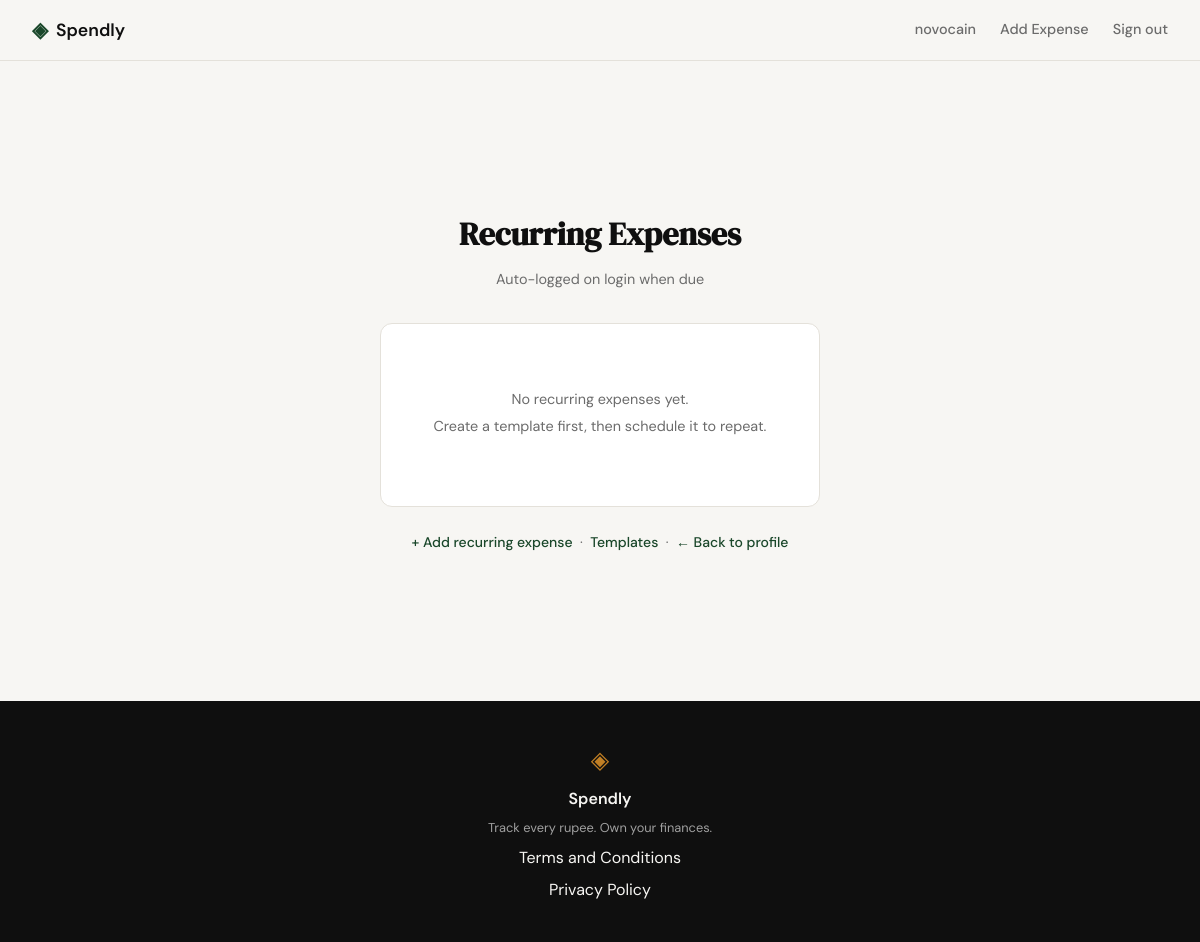
/recurring (signed in), run on an earlier commit of the app's database.
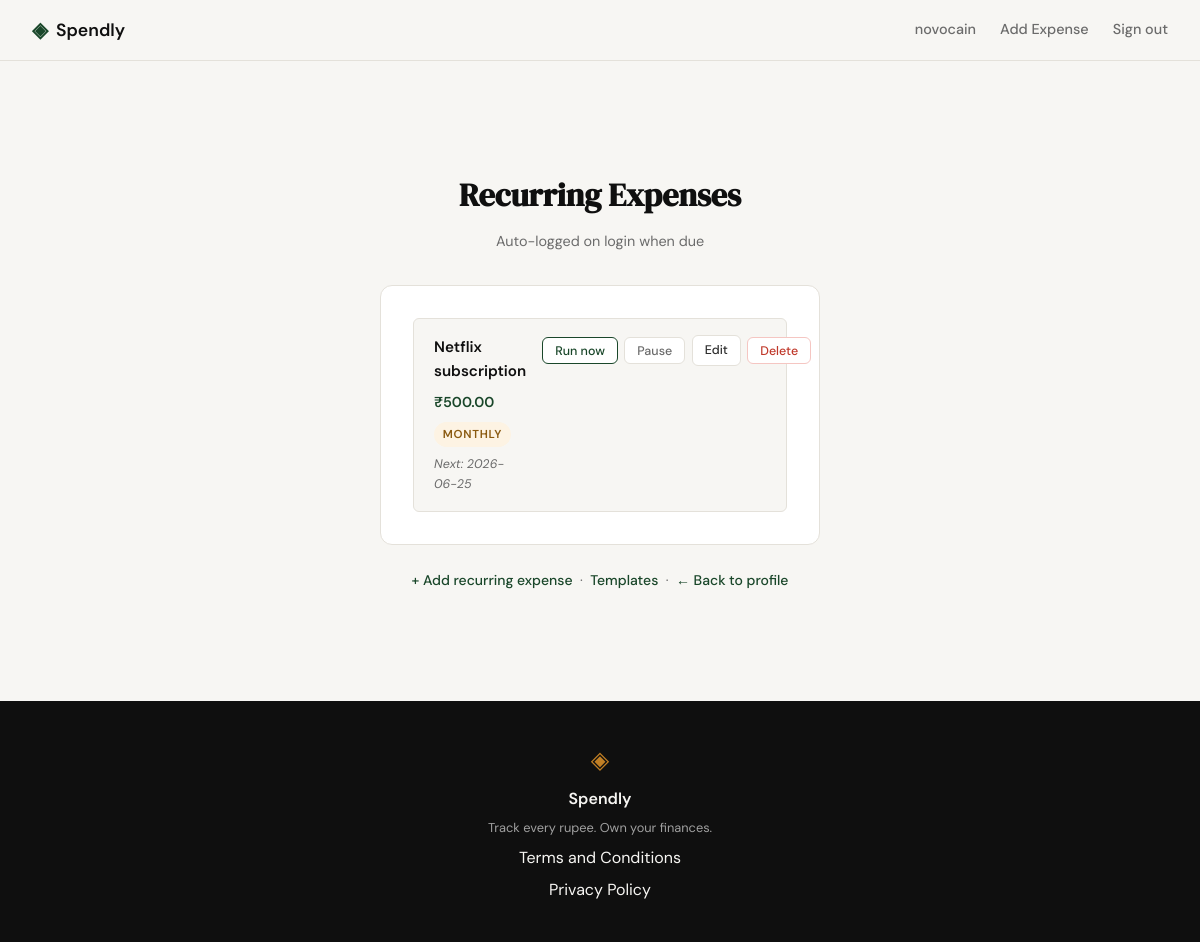
And on a later commit of the database.
### tables this page shows
CREATE TABLE recurring_expenses (
            id              INTEGER PRIMARY KEY AUTOINCREMENT,
            user_id         INTEGER NOT NULL REFERENCES users(id),
            template_id     INTEGER NOT NULL REFERENCES expense_templates(id),
            frequency       TEXT    NOT NULL,
            next_run_date   TEXT    NOT NULL,
            description     TEXT,
            is_active       INTEGER NOT NULL DEFAULT 1,
            created_at      TEXT    DEFAULT (datetime('now'))
        );

CREATE TABLE expense_templates (
            id          INTEGER PRIMARY KEY AUTOINCREMENT,
            user_id     INTEGER NOT NULL REFERENCES users(id),
            name        TEXT    NOT NULL,
            amount      REAL    NOT NULL,
            category    TEXT    NOT NULL,
            description TEXT,
            created_at  TEXT    DEFAULT (datetime('now'))
        );

### app.py (the view)
@app.route("/recurring", methods=["GET"])
def recurring():
    if not session.get("user_id"):
        return redirect(url_for("login"))
    schedules = get_recurring_schedules(session["user_id"])
    return render_template("recurring.html", recurring=schedules)

### database/db.py (called while the page is built)
def get_db():
    conn = sqlite3.connect(DB_PATH)
    conn.row_factory = sqlite3.Row
    conn.execute("PRAGMA foreign_keys = ON")
    return conn

def get_recurring_for_user(user_id):
    conn = get_db()
    rows = conn.execute(
        "SELECT r.id, r.user_id, r.template_id, r.frequency, r.next_run_date, "
        "       r.description, r.is_active, r.created_at, "
        "       t.name AS template_name, t.amount, t.category "
        "FROM recurring_expenses r "
        "JOIN expense_templates t ON t.id = r.template_id "
        "WHERE r.user_id = ? "
        "ORDER BY r.next_run_date ASC",
        (user_id,),
    ).fetchall()
    conn.close()
    return [dict(row) for row in rows]

### database/queries.py (called while the page is built)
def get_recurring_schedules(user_id):
    rows = get_recurring_for_user(user_id)
    return [
        {
            "id": row["id"],
            "template_id": row["template_id"],
            "template_name": row["template_name"],
            "amount": "{:,.2f}".format(row["amount"]),
            "category": row["category"],
            "frequency": row["frequency"],
            "next_run_date": row["next_run_date"],
            "description": row["description"],
            "is_active": bool(row["is_active"]),
        }
        for row in rows
    ]

### templates/recurring.html (shortened to what this page needs)
{% extends "base.html" %}
{% block head %}
<link rel="stylesheet" href="{{ url_for('static', filename='css/style.css') }}">
{% endblock %}
{% block content %}
<section class="auth-section">
    <div class="auth-container">
        <div class="auth-header">
            <h1 class="auth-title">Recurring Expenses</h1>
            <p class="auth-subtitle">Auto-logged on login when due</p>
        </div>
        <div class="auth-card">
            {% if recurring %}
            <div class="template-list">
                {% for r in recurring %}
                <div class="template-card recurring-card">
                    <div class="template-info">
                        <span class="template-name">{{ r.template_name }}</span>
                        <span class="template-amount">₹{{ r.amount }}</span>
                        <span class="badge badge-{{ r.frequency }}">{{ r.frequency }}</span>
                        <span class="recurring-next">Next: {{ r.next_run_date }}</span>
                    </div>
                    <div class="template-actions">
                        <form method="POST" action="{{ url_for('run_recurring_now', id=r.id) }}" class="form-inline">
                            <button type="submit" class="btn-small btn-run-now">Run now</button>
                        </form>
                        <form method="POST" action="{{ url_for('toggle_recurring_route', id=r.id) }}" class="form-inline">
                            <button type="submit" class="btn-small btn-pause">
                                {{ 'Pause' if r.is_active else 'Resume' }}
                            </button>
                        </form>
                        <a href="{{ url_for('edit_recurring', id=r.id) }}" class="btn-small btn-edit">Edit</a>
                        <form method="POST" action="{{ url_for('delete_recurring_route', id=r.id) }}" class="form-inline">
                            <button type="submit" class="btn-small btn-delete"
                                    onclick="return confirm('Delete this recurring expense?')">Delete</button>
                        </form>
                    </div>
                </div>
                {% endfor %}
            </div>
            {% else %}
            <div class="empty-state">
                <p>No recurring expenses yet.</p>
                <p>Create a template first, then schedule it to repeat.</p>
            </div>
            {% endif %}
        </div>
        <p class="auth-switch">
            <a href="{{ url_for('add_recurring') }}">+ Add recurring expense</a>
            &nbsp;·&nbsp;
            <a href="{{ url_for('templates') }}">Templates</a>
            &nbsp;·&nbsp;
            <a href="{{ url_for('profile') }}">← Back to profile</a>
        </p>
    </div>
</section>
{% endblock %}

### templates/base.html (shortened to what this page needs)
<!DOCTYPE html>
<html lang="en">
<head>
    <link rel="stylesheet" href="{{ url_for('static', filename='css/style.css') }}">
    {% block head %}{% endblock %}
</head>
<body>
    <nav class="navbar">
        <div class="nav-inner">
            <a href="{{ url_for('landing') }}" class="nav-brand">
                <span class="brand-icon">◈</span>
                <span class="brand-name">Spendly</span>
            </a>
            <div class="nav-links">
                {% if session.user_id %}
                <a href="{{ url_for('profile') }}" class="nav-username">{{ session.user_name }}</a>
                <a href="{{ url_for('add_expense') }}">Add Expense</a>
                <a href="{{ url_for('logout') }}">Sign out</a>
                {% else %}
                <a href="{{ url_for('login') }}">Sign in</a>
                <a href="{{ url_for('register') }}" class="nav-cta">Get started</a>
                {% endif %}
            </div>
        </div>
    </nav>
    <main class="main-content">
        {% block content %}{% endblock %}
    </main>
    <footer class="footer">
        <div class="footer-inner">
            <span class="brand-icon">◈</span>
            <span class="footer-name">Spendly</span>
            <p class="footer-copy">Track every rupee. Own your finances.</p>
            <a href="/terms">Terms and Conditions</a>
            <a href="/privacy">Privacy Policy</a>
        </div>
    </footer>
</body>
</html>

### static/css/style.css (style rules this page uses)
:root { --ink: #0f0f0f; --ink-soft: #2d2d2d; --ink-muted: #6b6b6b; --ink-faint: #a0a0a0; --paper: #f7f6f3; --paper-warm: #f0ede6; --paper-card: #ffffff; --accent: #1a472a; --accent-light: #e8f0eb; --accent-2: #c17f24; --accent-2-light: #fdf3e3; --danger: #c0392b; --danger-light: #fdecea; --border: #e4e1da; --border-soft: #eeebe4; --font-display: 'DM Serif Display', Georgia, serif; --font-body: 'DM Sans', system-ui, sans-serif; --max-width: 1200px; --auth-width: 440px; --radius-sm: 6px; --radius-md: 12px; --radius-lg: 20px; }
*, *::before, *::after { box-sizing: border-box; margin: 0; padding: 0; }
html { font-size: 16px; scroll-behavior: smooth; }
body { background: var(--paper); color: var(--ink); font-family: var(--font-body); font-size: 1rem; line-height: 1.6; -webkit-font-smoothing: antialiased; }
a { color: inherit; text-decoration: none; }
.navbar { position: sticky; top: 0; z-index: 100; background: var(--paper); border-bottom: 1px solid var(--border); padding: 0 2rem; }
.nav-inner { max-width: var(--max-width); margin: 0 auto; height: 60px; display: flex; align-items: center; justify-content: space-between; }
.nav-brand { display: flex; align-items: center; gap: 0.5rem; font-family: var(--font-body); font-weight: 600; font-size: 1.1rem; color: var(--ink); }
.brand-icon { color: var(--accent); font-size: 1.3rem; }
.brand-name { color: var(--ink); }
.nav-links { display: flex; align-items: center; gap: 1.5rem; font-size: 0.9rem; font-weight: 500; }
.nav-links a { color: var(--ink-muted); transition: color 0.2s; }
.main-content { min-height: calc(100vh - 60px - 100px); }
.auth-section { min-height: calc(100vh - 60px - 100px); display: flex; align-items: center; justify-content: center; padding: 3rem 2rem; }
.auth-container { width: 100%; max-width: var(--auth-width); }
.auth-header { text-align: center; margin-bottom: 2rem; }
.auth-title { font-family: var(--font-display); font-size: 2rem; color: var(--ink); margin-bottom: 0.5rem; }
.auth-subtitle { font-size: 0.9rem; color: var(--ink-muted); }
.auth-card { background: var(--paper-card); border: 1px solid var(--border); border-radius: var(--radius-md); padding: 2rem; margin-bottom: 1.5rem; }
.auth-switch { text-align: center; font-size: 0.875rem; color: var(--ink-muted); }
.auth-switch a { color: var(--accent); font-weight: 500; }
.footer { background: var(--ink); color: var(--paper); padding: 2.5rem 2rem; text-align: center; }
.footer-inner { display: flex; flex-direction: column; align-items: center; gap: 0.4rem; }
.footer .brand-icon { color: var(--accent-2); font-size: 1.5rem; }
.footer-name { font-weight: 600; font-size: 1rem; }
.footer-copy { font-size: 0.8rem; color: var(--ink-faint); }
.template-list { display: flex; flex-direction: column; gap: 0.75rem; }
.template-card { border: 1px solid var(--border); border-radius: var(--radius-sm); padding: 1rem 1.25rem; display: flex; align-items: flex-start; justify-content: space-between; gap: 1rem; background: var(--paper); }
.template-info { display: flex; flex-wrap: wrap; align-items: center; gap: 0.5rem; }
.template-name { font-weight: 600; color: var(--ink); font-size: 0.95rem; }
.template-amount { font-weight: 600; color: var(--accent); font-size: 0.9rem; }
.template-actions { display: flex; align-items: center; gap: 0.4rem; flex-shrink: 0; }
.recurring-next { font-size: 0.78rem; color: var(--ink-muted); font-style: italic; }
.badge { font-size: 0.72rem; font-weight: 600; text-transform: uppercase; letter-spacing: 0.06em; padding: 0.2rem 0.55rem; border-radius: 999px; }
.badge-monthly { background: var(--accent-2-light); color: #8a5a10; }
.btn-small { display: inline-block; padding: 0.3rem 0.75rem; font-size: 0.78rem; font-weight: 500; font-family: var(--font-body); border-radius: var(--radius-sm); cursor: pointer; border: 1px solid var(--border); background: var(--paper-card); color: var(--ink-soft); text-decoration: none; transition: all 0.15s; }
.btn-run-now { border-color: var(--accent); color: var(--accent); }
.btn-pause { color: var(--ink-muted); }
.btn-delete { border-color: #f5c6c2; color: var(--danger); }
.form-inline { display: inline; }

What changed in the data, as far as the page shows it:
added recurring_expenses: template_name "Netflix subscription", amount "500.00", frequency "MONTHLY", next_run_date "2026-06-25", is_active "Pause"
Also different on the page:
text no longer shown: "No recurring expenses yet. Create a template first, then schedule it to repeat."
